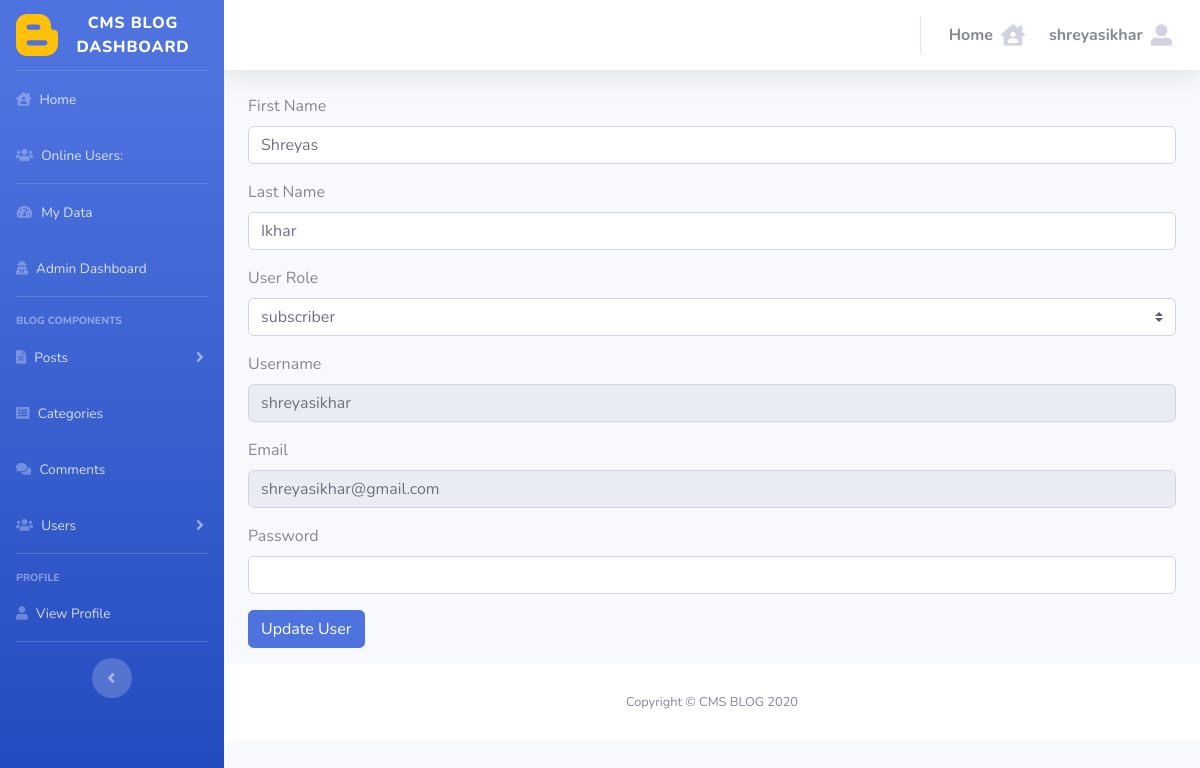
Screenshot of /admin/users.php?source=edit_user&edit_user=7 (signed in) with the database file from the repository.
### tables this page shows
CREATE TABLE `users` (
  `user_id` int NOT NULL,
  `username` varchar(255) NOT NULL,
  `user_password` varchar(255) NOT NULL,
  `user_firstname` varchar(255) NOT NULL,
  `user_lastname` varchar(255) NOT NULL,
  `user_email` varchar(255) NOT NULL,
  `user_image` text,
  `user_role` varchar(255) NOT NULL,
  `token` text
);

### admin/functions.php (called while the page is built, shortened)
<?php
    function escape($string)
    {
        global $connection;
        return mysqli_real_escape_string($connection, trim($string));
    }
            ?>

### admin/includes/edit_user.php (the view, shortened to what this page needs)
<?php
    if(isset($_GET['edit_user']))
    {
        $user_id = escape($_GET['edit_user']);
        $users = "SELECT * FROM users where user_id = $user_id";
        $users_result_query = mysqli_query($connection, $users);
        while($row = mysqli_fetch_assoc($users_result_query))
        {
            $username = $_SESSION['username'];
            $user_firstname = $row['user_firstname'];
            $user_lastname = $row['user_lastname'];
            $user_email = $_SESSION['user_email'];
            $user_role = $row['user_role'];
        }
    }
    else
    {
        header("location:index.php");
    }
?>
<div class="col-lg-12 col-md-12 col-sm-12 col-xs-12">
    <form action="" method="post" enctype="multipart/form-data">
    <div class="form-group">
            <label for="user_firstname">First Name</label>
            <input type="text" class="form-control" name="user_firstname" value = "<?php echo $user_firstname; ?>">
        </div>
        <div class="form-group">
            <label for="user_lastname">Last Name</label>
            <input type="text" class="form-control" name="user_lastname" value = "<?php echo $user_lastname; ?>">
        </div>
        <div class="form-group">
            <label for="user_role">User Role</label>
            <select name="user_role" class="custom-select">
                <?php
                    if($user_role == "subscriber")
                    {
                        echo "<option value='subscriber' selected>subscriber</option>";
                    }
                ?>
            </select>
        </div>
        <div class="form-group">
            <label for="username">Username</label>
            <input type="text" class="form-control" name="username" value = "<?php echo $username; ?>" disabled>
        </div>
        <div class="form-group">
            <label for="user_email">Email</label>
            <input type="email" class="form-control" name="user_email" value = "<?php echo $user_email; ?>" disabled>
        </div>
        <div class="form-group">
            <label for="user_password">Password</label>
            <input type="password" class="form-control" name="user_password" autocomplete = "off">
        </div>
        <div class="form-group">
            <input class="btn btn-primary" type="submit" name="edit_user" value="Update User">
        </div>
    </form>
</div>

### rows the page displays
users: user_firstname "Shreyas", user_lastname "Ikhar", user_role "subscriber"

### other values shown
get_user_name() "shreyasikhar"
